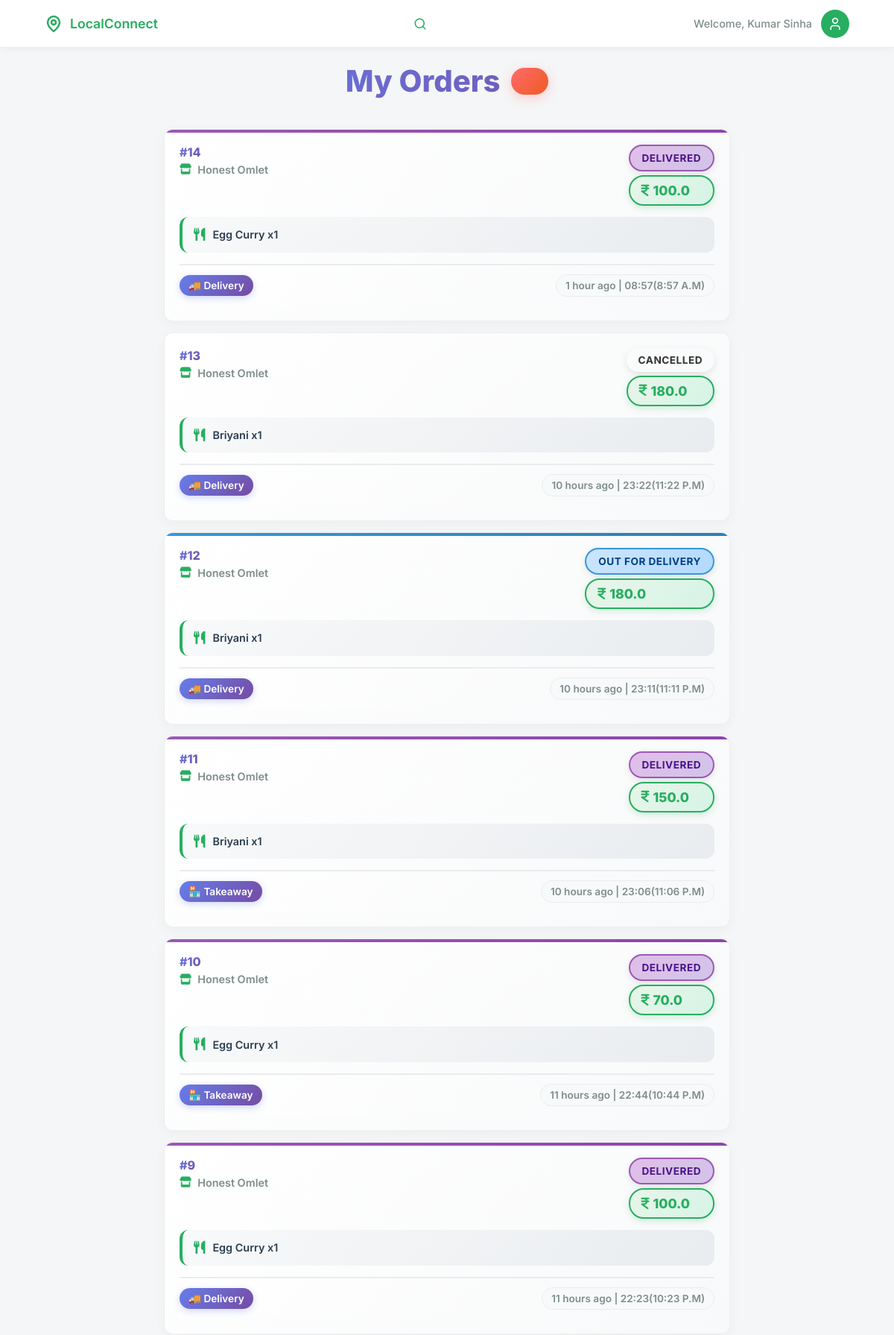
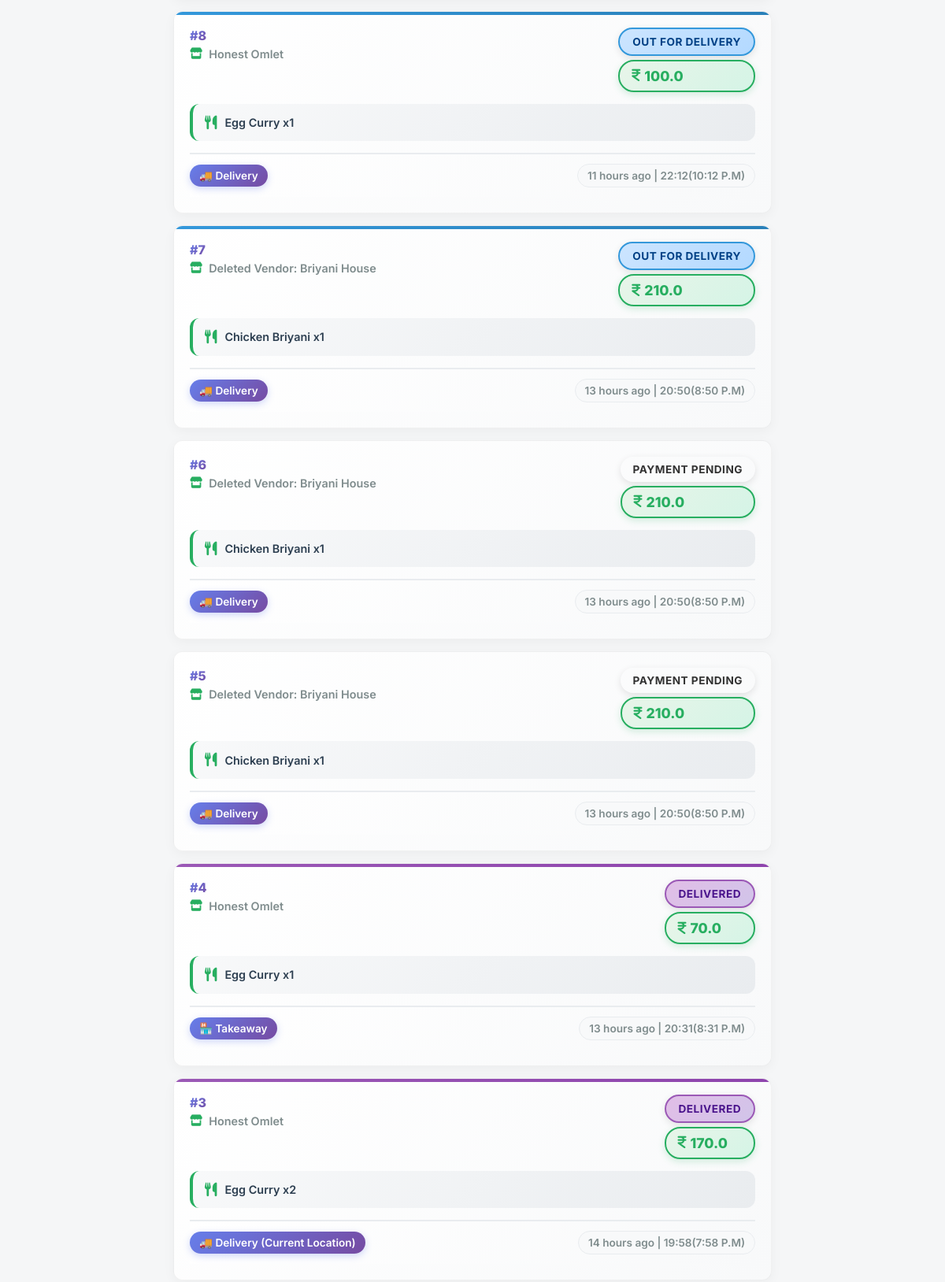
/customer/orders (signed in, upper part), run on the app's committed database (2 pictures, top to bottom).
### models/models.py (models this page shows, shortened)
class Order(db.Model):
    id = db.Column(db.Integer, primary_key=True)
    customer_id = db.Column(db.Integer, db.ForeignKey('customer.id'), nullable=False)
    vendor_id = db.Column(db.Integer, db.ForeignKey('vendor.id'), nullable=True)
    vendor_name = db.Column(db.String(100), nullable=False)
    customer_name = db.Column(db.String(100))
    customer_phone = db.Column(db.String(20))
    items = db.Column(db.Text, nullable=False)
    items_summary = db.Column(db.String(500))
    delivery_type = db.Column(db.String(20), nullable=False)
    payment_type = db.Column(db.String(20), nullable=False)
    total = db.Column(db.Float, nullable=False)
    status = db.Column(db.String(20), default='Pending')
    order_type = db.Column(db.String(20))
    customer_suggestion = db.Column(db.Text)
    rejection_reason = db.Column(db.Text)
    delivery_location_type = db.Column(db.String(20))  # 'home' or 'current'
    vendor_latitude = db.Column(db.Float)
    vendor_longitude = db.Column(db.Float)
    customer_delivery_latitude = db.Column(db.Float)
    customer_delivery_longitude = db.Column(db.Float)
    created_at = db.Column(db.DateTime, default=datetime.utcnow)
    razorpay_order_id = db.Column(db.String(100))
    razorpay_payment_id = db.Column(db.String(100))
    razorpay_signature = db.Column(db.String(255))
    review_rating = db.Column(db.Integer)
    review_comment = db.Column(db.Text)
    review_date = db.Column(db.DateTime)
    preparing_at = db.Column(db.DateTime)
    out_for_delivery_at = db.Column(db.DateTime)
    ready_at = db.Column(db.DateTime)
    completed_at = db.Column(db.DateTime)
    rejected_at = db.Column(db.DateTime)
    vendor_response = db.Column(db.Text)
    vendor_response_date = db.Column(db.DateTime)
    response_helpful = db.Column(db.Integer, default=0)
    def get_items(self):
        return json.loads(self.items)

### app.py (the view)
@app.route('/customer/orders')
@customer_required
def customer_orders():
    user_id = session.get('user_id')
    orders_query = Order.query.filter_by(customer_id=user_id).order_by(Order.created_at.desc()).all()
    orders = [{
        'id': o.id,
        'vendor_id': o.vendor_id,
        'vendor_name': o.vendor_name,
        'items': o.items,
        'delivery_type': o.delivery_type,
        'payment_type': o.payment_type,
        'total': o.total,
        'status': o.status,
        'created_at': o.created_at.isoformat(),
        'preparing_at': o.preparing_at.isoformat() if o.preparing_at else None,
        'out_for_delivery_at': o.out_for_delivery_at.isoformat() if o.out_for_delivery_at else None,
        'ready_at': o.ready_at.isoformat() if o.ready_at else None,
        'completed_at': o.completed_at.isoformat() if o.completed_at else None,
        'review_rating': o.review_rating,
        'review_comment': o.review_comment,
        'rejectionReason': o.rejection_reason
    } for o in orders_query]
    return render_template('customer/orders.html', user_name=session.get('user_name'), user_id=user_id, orders=orders, orders_query=orders_query)

### app.py (called while the page is built)
@app.before_request
def make_session_permanent():
    session.permanent = True

@app.before_request
def check_session_validity():
    if (request.endpoint and
        (request.endpoint.startswith('static') or
         request.endpoint in ['sign_in', 'customer_signup', 'vendor_signup', 'home', 'signup_success', 'forgot_password', 'reset_password', 'contact'] or
         request.endpoint.startswith('api.') or
         request.endpoint.startswith('get_vendor'))):
        return
    if request.endpoint and request.endpoint.startswith('api.'):
        return

### templates/customer/orders.html (shortened to what this page needs)
<!DOCTYPE html>
<html lang="en">
<head>
    <link rel="stylesheet" href="/static/css/customer/base.css">
    <link rel="stylesheet" href="https://cdnjs.cloudflare.com/ajax/libs/font-awesome/6.0.0/css/all.min.css">
    <link rel="stylesheet" href="https://unpkg.com/leaflet@1.9.4/dist/leaflet.css" />
</head>
<body>
    <header class="navbar">
        <div class="nav-container">
            <div class="logo">
                <svg width="24" height="24" viewBox="0 0 24 24" fill="none" stroke="currentColor" stroke-width="2.5" stroke-linecap="round" stroke-linejoin="round">
                    <path d="M20 10c0 6-8 12-8 12s-8-6-8-12a8 8 0 0 1 16 0Z"></path>
                    <circle cx="12" cy="10" r="3"></circle>
                </svg>
                <span>LocalConnect</span>
            </div>
            <div class="search-wrapper" id="searchWrapper">
                <svg class="search-icon" width="18" height="18" viewBox="0 0 24 24" fill="none" stroke="currentColor" stroke-width="2" stroke-linecap="round" stroke-linejoin="round">
                    <circle cx="11" cy="11" r="8"></circle>
                    <line x1="21" y1="21" x2="16.65" y2="16.65"></line>
                </svg>
            </div>
            <div class="user-profile">
                <span class="welcome-text">Welcome, {{ user_name or 'Guest' }}</span>
                <div class="avatar" id="profileIcon">
                    <svg width="20" height="20" viewBox="0 0 24 24" fill="none" stroke="currentColor" stroke-width="2" stroke-linecap="round" stroke-linejoin="round">
                        <path d="M19 21v-2a4 4 0 0 0-4-4H9a4 4 0 0 0-4 4v2"></path>
                        <circle cx="12" cy="7" r="4"></circle>
                    </svg>
                </div>
            </div>
        </div>
    </header>
    <main class="content-wrapper">
        <div class="orders-container">
            <h2 class="page-title enhanced-title">My Orders <span class="orders-count">{{ orders_query|length if orders_query else 0 }}</span></h2>
            <div class="orders-list" id="orders-list">
                {% if orders_query %}
                    {% for order in orders_query %}
                    <div class="order-card enhanced-order-card" onclick="showOrderDetails({{ order.id }})">
                        <div class="order-status-indicator {{ 'delivered' if order.status == 'Completed' else order.status }}"></div>
                        <div class="order-header">
                            <div class="order-info">
                                <h4><span class="order-number">#{{ order.id }}</span></h4>
                                <p class="vendor-name"><i class="fa-solid fa-store"></i> {{ order.vendor_name }}</p>
                            </div>
                            <div class="order-status">
                                <span class="status-badge enhanced-status {{ 'delivered' if order.status == 'Completed' else order.status }}">{{ 'Delivered' if order.status == 'Completed' else order.status.replace('_', ' ').title() }}</span>
                                <span class="order-total enhanced-total"><i class="fa-solid fa-indian-rupee-sign"></i>{{ order.total }}</span>
                            </div>
                        </div>
                        <div class="order-items enhanced-items">
                            <p><i class="fa-solid fa-utensils"></i> {% for item in order.get_items() %}{{ item.name }} x{{ item.qty }}{% if not loop.last %}, {% endif %}{% endfor %}</p>
                        </div>
                        <div class="order-meta enhanced-meta">
                            <span class="order-type">{{ '🚚 Delivery' if order.delivery_type == 'delivery' else '🏪 Takeaway' }}{% if order.delivery_type == 'delivery' and order.delivery_location_type %} ({{ 'Home' if order.delivery_location_type == 'home' else 'Current Location' }}){% endif %}</span>
                            <span class="order-date" data-timestamp="{{ order.created_at.timestamp() }}">{{ order.created_at.strftime('%b %d, %Y %I:%M %p') }} | {{ order.created_at.strftime('%H:%M') }}</span>
                        </div>
                    </div>
                    {% endfor %}
                {% endif %}
            </div>
        </div>
    </main>
</body>
</html>

### data on the page
Order: id "14", vendor_name "Honest Omlet", status "DELIVERED", total "100.0", name "Egg Curry", qty "1", delivery_type "🚚 Delivery"
Order: id "13", vendor_name "Honest Omlet", status "CANCELLED", total "180.0", name "Briyani", qty "1", delivery_type "🚚 Delivery"
Order: id "12", vendor_name "Honest Omlet", status "OUT FOR DELIVERY", total "180.0", name "Briyani", qty "1", delivery_type "🚚 Delivery"
Order: id "11", vendor_name "Honest Omlet", status "DELIVERED", total "150.0", name "Briyani", qty "1", delivery_type "🏪 Takeaway"
Order: id "10", vendor_name "Honest Omlet", status "DELIVERED", total "70.0", name "Egg Curry", qty "1", delivery_type "🏪 Takeaway"
Order: id "9", vendor_name "Honest Omlet", status "DELIVERED", total "100.0", name "Egg Curry", qty "1", delivery_type "🚚 Delivery"
Order: id "8", vendor_name "Honest Omlet", status "OUT FOR DELIVERY", total "100.0", name "Egg Curry", qty "1", delivery_type "🚚 Delivery"
Order: id "7", vendor_name "Deleted Vendor: Briyani House", status "OUT FOR DELIVERY", total "210.0", name "Chicken Briyani", qty "1", delivery_type "🚚 Delivery"
Order: id "6", vendor_name "Deleted Vendor: Briyani House", status "PAYMENT PENDING", total "210.0", name "Chicken Briyani", qty "1", delivery_type "🚚 Delivery"
Order: id "5", vendor_name "Deleted Vendor: Briyani House", status "PAYMENT PENDING", total "210.0", name "Chicken Briyani", qty "1", delivery_type "🚚 Delivery"
Order: id "4", vendor_name "Honest Omlet", status "DELIVERED", total "70.0", name "Egg Curry", qty "1", delivery_type "🏪 Takeaway"
Order: id "3", vendor_name "Honest Omlet", status "DELIVERED", total "170.0", name "Egg Curry", qty "2", delivery_type "🚚 Delivery", delivery_location_type "Current Location"

### other printed values
{{ user_name or 'Guest' }} "Kumar Sinha"
